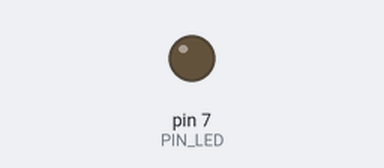
A sketch run on a simulated Arduino Uno, built with avr-gcc and run on an emulated ATmega328P. On the bench: output pins drawn as LEDs (lit = HIGH).

Above: at 0.1 s.
At 9.1 s:
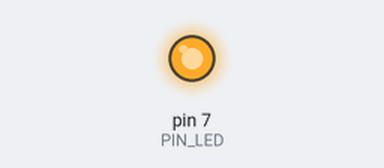
Timing chart, 0 to 10.6 s (numbered marks = the images above):
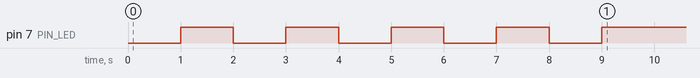

The sketch:

05_practice_2.ino
```cpp
#define PIN_LED 7

void setup() {
  pinMode(PIN_LED, OUTPUT);
  int count = 0;
  while (1) {
    Blink(1000);
    if (++count >= 5) {
      digitalWrite(PIN_LED, 1);
      break;
    }
  }
}

void loop() {

}

void Blink(int blinkDelay) {
  digitalWrite(PIN_LED, 0);
  delay(blinkDelay);
  digitalWrite(PIN_LED, 1);
  delay(blinkDelay);
}
```
